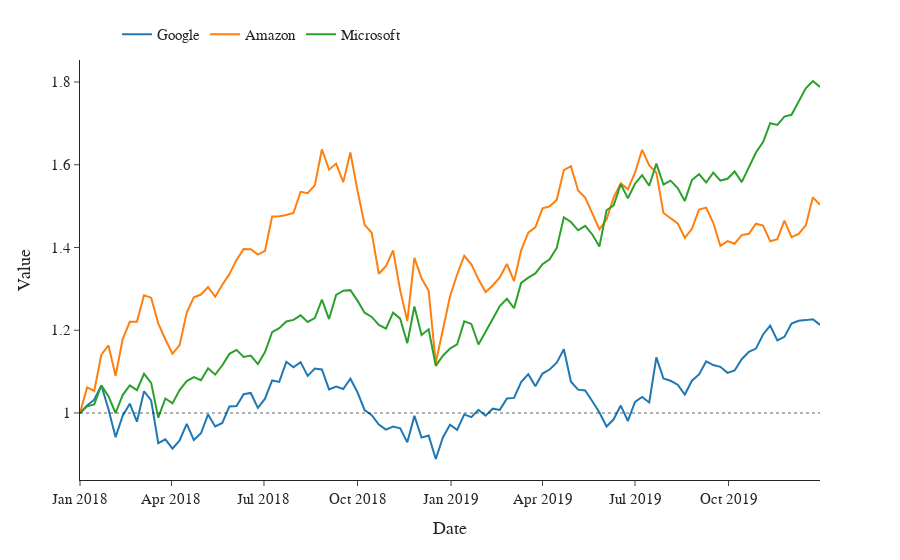

Notebook source saved alongside this figure:
### Code cell
fig = px.line(stocks.rename(columns=dict(GOOG="Google", AMZN="Amazon", MSFT="Microsoft")), 
        x="date", y=["Google", "Amazon", "Microsoft"], 
        template="simple_white", 
        labels=dict(variable="Company", date="Date", value="Value"),
        hover_name="variable", hover_data=dict(variable=False))

fig.update_layout(font_family="Rockwell", font_size=15,
                  legend=dict(orientation="h", title="", x=0.05, y=1.1))

fig.add_hline(y=1, line_width=2, line_dash="dot")
fig.show()
fig.write_html("../html/stocks.html")
# fig.write_image("../html/stocks.png")

### Figure 1 — Plotly figure (JSON) as saved in the notebook; plotly's stock layout.template omitted (floating-point values rounded to 4 significant figures)
{"data": [{"customdata": [["Google"], ["Google"], ["Google"], ["Google"], ["Google"], ["Google"], ["Google"], ["Google"], ["Google"], ["Google"], ["Google"], ["Google"], ["Google"], ["Google"], ["Google"], ["Google"], ["Google"], ["Google"], ["Google"], ["Google"], ["Google"], ["Google"], ["Google"], ["Google"], ["Google"], ["Google"], ["Google"], ["Google"], ["Google"], ["Google"], ["Google"], ["Google"], ["Google"], ["Google"], ["Google"], ["Google"], ["Google"], ["Google"], ["Google"], ["Google"], ["Google"], ["Google"], ["Google"], ["Google"], ["Google"], ["Google"], ["Google"], ["Google"], ["Google"], ["Google"], ["Google"], ["Google"], ["Google"], ["Google"], ["Google"], ["Google"], ["Google"], ["Google"], ["Google"], ["Google"], ["Google"], ["Google"], ["Google"], ["Google"], ["Google"], ["Google"], ["Google"], ["Google"], ["Google"], ["Google"], ["Google"], ["Google"], ["Google"], ["Google"], ["Google"], ["Google"], ["Google"], ["Google"], ["Google"], ["Google"], ["Google"], ["Google"], ["Google"], ["Google"], ["Google"], ["Google"], ["Google"], ["Google"], ["Google"], ["Google"], ["Google"], ["Google"], ["Google"], ["Google"], ["Google"], ["Google"], ["Google"], ["Google"], ["Google"], ["Google"], ["Google"], ["Google"], ["Google"], ["Google"], ["Google"]], "hovertemplate": "<b>%{hovertext}</b><br><br>Date=%{x}<br>Value=%{y}<extra></extra>", "hovertext": ["Google", "Google", "Google", "Google", "Google", "Google", "Google", "Google", "Google", "Google", "Google", "Google", "Google", "Google", "Google", "Google", "Google", "Google", "Google", "Google", "Google", "Google", "Google", "Google", "Google", "Google", "Google", "Google", "Google", "Google", "Google", "Google", "Google", "Google", "Google", "Google", "Google", "Google", "Google", "Google", "Google", "Google", "Google", "Google", "Google", "Google", "Google", "Google", "Google", "Google", "Google", "Google", "Google", "Google", "Google", "Google", "Google", "Google", "Google", "Google", "Google", "Google", "Google", "Google", "Google", "Google", "Google", "Google", "Google", "Google", "Google", "Google", "Google", "Google", "Google", "Google", "Google", "Google", "Google", "Google", "Google", "Google", "Google", "Google", "Google", "Google", "Google", "Google", "Google", "Google", "Google", "Google", "Google", "Google", "Google", "Google", "Google", "Google", "Google", "Google", "Google", "Google", "Google", "Google", "Google"], "legendgroup": "Google", "line": {"color": "#1F77B4", "dash": "solid"}, "marker": {"symbol": "circle"}, "mode": "lines", "name": "Google", "orientation": "v", "showlegend": true, "type": "scatter", "x": ["2018-01-01", "2018-01-08", "2018-01-15", "2018-01-22", "2018-01-29", "2018-02-05", "2018-02-12", "2018-02-19", "2018-02-26", "2018-03-05", "2018-03-12", "2018-03-19", "2018-03-26", "2018-04-02", "2018-04-09", "2018-04-16", "2018-04-23", "2018-04-30", "2018-05-07", "2018-05-14", "2018-05-21", "2018-05-28", "2018-06-04", "2018-06-11", "2018-06-18", "2018-06-25", "2018-07-02", "2018-07-09", "2018-07-16", "2018-07-23", "2018-07-30", "2018-08-06", "2018-08-13", "2018-08-20", "2018-08-27", "2018-09-03", "2018-09-10", "2018-09-17", "2018-09-24", "2018-10-01", "2018-10-08", "2018-10-15", "2018-10-22", "2018-10-29", "2018-11-05", "2018-11-12", "2018-11-19", "2018-11-26", "2018-12-03", "2018-12-10", "2018-12-17", "2018-12-24", "2018-12-31", "2019-01-07", "2019-01-14", "2019-01-21", "2019-01-28", "2019-02-04", "2019-02-11", "2019-02-18", "2019-02-25", "2019-03-04", "2019-03-11", "2019-03-18", "2019-03-25", "2019-04-01", "2019-04-08", "2019-04-15", "2019-04-22", "2019-04-29", "2019-05-06", "2019-05-13", "2019-05-20", "2019-05-27", "2019-06-03", "2019-06-10", "2019-06-17", "2019-06-24", "2019-07-01", "2019-07-08", "2019-07-15", "2019-07-22", "2019-07-29", "2019-08-05", "2019-08-12", "2019-08-19", "2019-08-26", "2019-09-02", "2019-09-09", "2019-09-16", "2019-09-23", "2019-09-30", "2019-10-07", "2019-10-14", "2019-10-21", "2019-10-28", "2019-11-04", "2019-11-11", "2019-11-18", "2019-11-25", "2019-12-02", "2019-12-09", "2019-12-16", "2019-12-23", "2019-12-30"], "xaxis": "x", "y": [1, 1.018, 1.032, 1.067, 1.009, 0.9415, 0.9933, 1.022, 0.9789, 1.052, 1.03, 0.9268, 0.9361, 0.9136, 0.9338, 0.9734, 0.9345, 0.951, 0.9964, 0.9675, 0.9759, 1.016, 1.017, 1.045, 1.048, 1.012, 1.034, 1.079, 1.075, 1.124, 1.11, 1.123, 1.09, 1.107, 1.105, 1.057, 1.064, 1.058, 1.083, 1.05, 1.007, 0.9948, 0.9721, 0.9597, 0.9673, 0.963, 0.9289, 0.9929, 0.9404, 0.9454, 0.8887, 0.9409, 0.9714, 0.9591, 0.9964, 0.9898, 1.008, 0.9935, 1.01, 1.007, 1.035, 1.036, 1.075, 1.094, 1.064, 1.095, 1.105, 1.122, 1.154, 1.075, 1.056, 1.054, 1.028, 1.001, 0.9672, 0.9847, 1.018, 0.9807, 1.027, 1.039, 1.025, 1.134, 1.083, 1.078, 1.068, 1.045, 1.078, 1.093, 1.125, 1.116, 1.111, 1.097, 1.103, 1.13, 1.148, 1.156, 1.19, 1.211, 1.175, 1.184, 1.216, 1.223, 1.224, 1.227, 1.213], "yaxis": "y"}, {"customdata": [["Amazon"], ["Amazon"], ["Amazon"], ["Amazon"], ["Amazon"], ["Amazon"], ["Amazon"], ["Amazon"], ["Amazon"], ["Amazon"], ["Amazon"], ["Amazon"], ["Amazon"], ["Amazon"], ["Amazon"], ["Amazon"], ["Amazon"], ["Amazon"], ["Amazon"], ["Amazon"], ["Amazon"], ["Amazon"], ["Amazon"], ["Amazon"], ["Amazon"], ["Amazon"], ["Amazon"], ["Amazon"], ["Amazon"], ["Amazon"], ["Amazon"], ["Amazon"], ["Amazon"], ["Amazon"], ["Amazon"], ["Amazon"], ["Amazon"], ["Amazon"], ["Amazon"], ["Amazon"], ["Amazon"], ["Amazon"], ["Amazon"], ["Amazon"], ["Amazon"], ["Amazon"], ["Amazon"], ["Amazon"], ["Amazon"], ["Amazon"], ["Amazon"], ["Amazon"], ["Amazon"], ["Amazon"], ["Amazon"], ["Amazon"], ["Amazon"], ["Amazon"], ["Amazon"], ["Amazon"], ["Amazon"], ["Amazon"], ["Amazon"], ["Amazon"], ["Amazon"], ["Amazon"], ["Amazon"], ["Amazon"], ["Amazon"], ["Amazon"], ["Amazon"], ["Amazon"], ["Amazon"], ["Amazon"], ["Amazon"], ["Amazon"], ["Amazon"], ["Amazon"], ["Amazon"], ["Amazon"], ["Amazon"], ["Amazon"], ["Amazon"], ["Amazon"], ["Amazon"], ["Amazon"], ["Amazon"], ["Amazon"], ["Amazon"], ["Amazon"], ["Amazon"], ["Amazon"], ["Amazon"], ["Amazon"], ["Amazon"], ["Amazon"], ["Amazon"], ["Amazon"], ["Amazon"], ["Amazon"], ["Amazon"], ["Amazon"], ["Amazon"], ["Amazon"], ["Amazon"]], "hovertemplate": "<b>%{hovertext}</b><br><br>Date=%{x}<br>Value=%{y}<extra></extra>", "hovertext": ["Amazon", "Amazon", "Amazon", "Amazon", "Amazon", "Amazon", "Amazon", "Amazon", "Amazon", "Amazon", "Amazon", "Amazon", "Amazon", "Amazon", "Amazon", "Amazon", "Amazon", "Amazon", "Amazon", "Amazon", "Amazon", "Amazon", "Amazon", "Amazon", "Amazon", "Amazon", "Amazon", "Amazon", "Amazon", "Amazon", "Amazon", "Amazon", "Amazon", "Amazon", "Amazon", "Amazon", "Amazon", "Amazon", "Amazon", "Amazon", "Amazon", "Amazon", "Amazon", "Amazon", "Amazon", "Amazon", "Amazon", "Amazon", "Amazon", "Amazon", "Amazon", "Amazon", "Amazon", "Amazon", "Amazon", "Amazon", "Amazon", "Amazon", "Amazon", "Amazon", "Amazon", "Amazon", "Amazon", "Amazon", "Amazon", "Amazon", "Amazon", "Amazon", "Amazon", "Amazon", "Amazon", "Amazon", "Amazon", "Amazon", "Amazon", "Amazon", "Amazon", "Amazon", "Amazon", "Amazon", "Amazon", "Amazon", "Amazon", "Amazon", "Amazon", "Amazon", "Amazon", "Amazon", "Amazon", "Amazon", "Amazon", "Amazon", "Amazon", "Amazon", "Amazon", "Amazon", "Amazon", "Amazon", "Amazon", "Amazon", "Amazon", "Amazon", "Amazon", "Amazon", "Amazon"], "legendgroup": "Amazon", "line": {"color": "#FF7F0E", "dash": "solid"}, "marker": {"symbol": "circle"}, "mode": "lines", "name": "Amazon", "orientation": "v", "showlegend": true, "type": "scatter", "x": ["2018-01-01", "2018-01-08", "2018-01-15", "2018-01-22", "2018-01-29", "2018-02-05", "2018-02-12", "2018-02-19", "2018-02-26", "2018-03-05", "2018-03-12", "2018-03-19", "2018-03-26", "2018-04-02", "2018-04-09", "2018-04-16", "2018-04-23", "2018-04-30", "2018-05-07", "2018-05-14", "2018-05-21", "2018-05-28", "2018-06-04", "2018-06-11", "2018-06-18", "2018-06-25", "2018-07-02", "2018-07-09", "2018-07-16", "2018-07-23", "2018-07-30", "2018-08-06", "2018-08-13", "2018-08-20", "2018-08-27", "2018-09-03", "2018-09-10", "2018-09-17", "2018-09-24", "2018-10-01", "2018-10-08", "2018-10-15", "2018-10-22", "2018-10-29", "2018-11-05", "2018-11-12", "2018-11-19", "2018-11-26", "2018-12-03", "2018-12-10", "2018-12-17", "2018-12-24", "2018-12-31", "2019-01-07", "2019-01-14", "2019-01-21", "2019-01-28", "2019-02-04", "2019-02-11", "2019-02-18", "2019-02-25", "2019-03-04", "2019-03-11", "2019-03-18", "2019-03-25", "2019-04-01", "2019-04-08", "2019-04-15", "2019-04-22", "2019-04-29", "2019-05-06", "2019-05-13", "2019-05-20", "2019-05-27", "2019-06-03", "2019-06-10", "2019-06-17", "2019-06-24", "2019-07-01", "2019-07-08", "2019-07-15", "2019-07-22", "2019-07-29", "2019-08-05", "2019-08-12", "2019-08-19", "2019-08-26", "2019-09-02", "2019-09-09", "2019-09-16", "2019-09-23", "2019-09-30", "2019-10-07", "2019-10-14", "2019-10-21", "2019-10-28", "2019-11-04", "2019-11-11", "2019-11-18", "2019-11-25", "2019-12-02", "2019-12-09", "2019-12-16", "2019-12-23", "2019-12-30"], "xaxis": "x", "y": [1, 1.062, 1.053, 1.141, 1.163, 1.09, 1.179, 1.22, 1.221, 1.285, 1.279, 1.217, 1.178, 1.143, 1.164, 1.243, 1.279, 1.286, 1.304, 1.281, 1.31, 1.336, 1.37, 1.396, 1.396, 1.383, 1.392, 1.475, 1.476, 1.478, 1.483, 1.535, 1.531, 1.55, 1.637, 1.588, 1.603, 1.558, 1.63, 1.537, 1.455, 1.435, 1.337, 1.355, 1.393, 1.296, 1.222, 1.375, 1.325, 1.295, 1.121, 1.202, 1.282, 1.335, 1.38, 1.359, 1.323, 1.292, 1.308, 1.327, 1.36, 1.319, 1.393, 1.436, 1.449, 1.495, 1.499, 1.515, 1.587, 1.597, 1.538, 1.521, 1.483, 1.444, 1.468, 1.521, 1.555, 1.541, 1.581, 1.636, 1.598, 1.581, 1.483, 1.471, 1.458, 1.423, 1.445, 1.492, 1.496, 1.46, 1.404, 1.415, 1.409, 1.43, 1.433, 1.457, 1.453, 1.415, 1.42, 1.465, 1.425, 1.433, 1.453, 1.521, 1.503], "yaxis": "y"}, {"customdata": [["Microsoft"], ["Microsoft"], ["Microsoft"], ["Microsoft"], ["Microsoft"], ["Microsoft"], ["Microsoft"], ["Microsoft"], ["Microsoft"], ["Microsoft"], ["Microsoft"], ["Microsoft"], ["Microsoft"], ["Microsoft"], ["Microsoft"], ["Microsoft"], ["Microsoft"], ["Microsoft"], ["Microsoft"], ["Microsoft"], ["Microsoft"], ["Microsoft"], ["Microsoft"], ["Microsoft"], ["Microsoft"], ["Microsoft"], ["Microsoft"], ["Microsoft"], ["Microsoft"], ["Microsoft"], ["Microsoft"], ["Microsoft"], ["Microsoft"], ["Microsoft"], ["Microsoft"], ["Microsoft"], ["Microsoft"], ["Microsoft"], ["Microsoft"], ["Microsoft"], ["Microsoft"], ["Microsoft"], ["Microsoft"], ["Microsoft"], ["Microsoft"], ["Microsoft"], ["Microsoft"], ["Microsoft"], ["Microsoft"], ["Microsoft"], ["Microsoft"], ["Microsoft"], ["Microsoft"], ["Microsoft"], ["Microsoft"], ["Microsoft"], ["Microsoft"], ["Microsoft"], ["Microsoft"], ["Microsoft"], ["Microsoft"], ["Microsoft"], ["Microsoft"], ["Microsoft"], ["Microsoft"], ["Microsoft"], ["Microsoft"], ["Microsoft"], ["Microsoft"], ["Microsoft"], ["Microsoft"], ["Microsoft"], ["Microsoft"], ["Microsoft"], ["Microsoft"], ["Microsoft"], ["Microsoft"], ["Microsoft"], ["Microsoft"], ["Microsoft"], ["Microsoft"], ["Microsoft"], ["Microsoft"], ["Microsoft"], ["Microsoft"], ["Microsoft"], ["Microsoft"], ["Microsoft"], ["Microsoft"], ["Microsoft"], ["Microsoft"], ["Microsoft"], ["Microsoft"], ["Microsoft"], ["Microsoft"], ["Microsoft"], ["Microsoft"], ["Microsoft"], ["Microsoft"], ["Microsoft"], ["Microsoft"], ["Microsoft"], ["Microsoft"], ["Microsoft"], ["Microsoft"]], "hovertemplate": "<b>%{hovertext}</b><br><br>Date=%{x}<br>Value=%{y}<extra></extra>", "hovertext": ["Microsoft", "Microsoft", "Microsoft", "Microsoft", "Microsoft", "Microsoft", "Microsoft", "Microsoft", "Microsoft", "Microsoft", "Microsoft", "Microsoft", "Microsoft", "Microsoft", "Microsoft", "Microsoft", "Microsoft", "Microsoft", "Microsoft", "Microsoft", "Microsoft", "Microsoft", "Microsoft", "Microsoft", "Microsoft", "Microsoft", "Microsoft", "Microsoft", "Microsoft", "Microsoft", "Microsoft", "Microsoft", "Microsoft", "Microsoft", "Microsoft", "Microsoft", "Microsoft", "Microsoft", "Microsoft", "Microsoft", "Microsoft", "Microsoft", "Microsoft", "Microsoft", "Microsoft", "Microsoft", "Microsoft", "Microsoft", "Microsoft", "Microsoft", "Microsoft", "Microsoft", "Microsoft", "Microsoft", "Microsoft", "Microsoft", "Microsoft", "Microsoft", "Microsoft", "Microsoft", "Microsoft", "Microsoft", "Microsoft", "Microsoft", "Microsoft", "Microsoft", "Microsoft", "Microsoft", "Microsoft", "Microsoft", "Microsoft", "Microsoft", "Microsoft", "Microsoft", "Microsoft", "Microsoft", "Microsoft", "Microsoft", "Microsoft", "Microsoft", "Microsoft", "Microsoft", "Microsoft", "Microsoft", "Microsoft", "Microsoft", "Microsoft", "Microsoft", "Microsoft", "Microsoft", "Microsoft", "Microsoft", "Microsoft", "Microsoft", "Microsoft", "Microsoft", "Microsoft", "Microsoft", "Microsoft", "Microsoft", "Microsoft", "Microsoft", "Microsoft", "Microsoft", "Microsoft"], "legendgroup": "Microsoft", "line": {"color": "#2CA02C", "dash": "solid"}, "marker": {"symbol": "circle"}, "mode": "lines", "name": "Microsoft", "orientation": "v", "showlegend": true, "type": "scatter", "x": ["2018-01-01", "2018-01-08", "2018-01-15", "2018-01-22", "2018-01-29", "2018-02-05", "2018-02-12", "2018-02-19", "2018-02-26", "2018-03-05", "2018-03-12", "2018-03-19", "2018-03-26", "2018-04-02", "2018-04-09", "2018-04-16", "2018-04-23", "2018-04-30", "2018-05-07", "2018-05-14", "2018-05-21", "2018-05-28", "2018-06-04", "2018-06-11", "2018-06-18", "2018-06-25", "2018-07-02", "2018-07-09", "2018-07-16", "2018-07-23", "2018-07-30", "2018-08-06", "2018-08-13", "2018-08-20", "2018-08-27", "2018-09-03", "2018-09-10", "2018-09-17", "2018-09-24", "2018-10-01", "2018-10-08", "2018-10-15", "2018-10-22", "2018-10-29", "2018-11-05", "2018-11-12", "2018-11-19", "2018-11-26", "2018-12-03", "2018-12-10", "2018-12-17", "2018-12-24", "2018-12-31", "2019-01-07", "2019-01-14", "2019-01-21", "2019-01-28", "2019-02-04", "2019-02-11", "2019-02-18", "2019-02-25", "2019-03-04", "2019-03-11", "2019-03-18", "2019-03-25", "2019-04-01", "2019-04-08", "2019-04-15", "2019-04-22", "2019-04-29", "2019-05-06", "2019-05-13", "2019-05-20", "2019-05-27", "2019-06-03", "2019-06-10", "2019-06-17", "2019-06-24", "2019-07-01", "2019-07-08", "2019-07-15", "2019-07-22", "2019-07-29", "2019-08-05", "2019-08-12", "2019-08-19", "2019-08-26", "2019-09-02", "2019-09-09", "2019-09-16", "2019-09-23", "2019-09-30", "2019-10-07", "2019-10-14", "2019-10-21", "2019-10-28", "2019-11-04", "2019-11-11", "2019-11-18", "2019-11-25", "2019-12-02", "2019-12-09", "2019-12-16", "2019-12-23", "2019-12-30"], "xaxis": "x", "y": [1, 1.016, 1.021, 1.067, 1.041, 0.9999, 1.043, 1.067, 1.055, 1.095, 1.073, 0.9885, 1.035, 1.023, 1.055, 1.077, 1.087, 1.079, 1.108, 1.093, 1.115, 1.143, 1.152, 1.135, 1.139, 1.118, 1.147, 1.195, 1.205, 1.221, 1.225, 1.236, 1.22, 1.229, 1.274, 1.227, 1.286, 1.296, 1.297, 1.271, 1.242, 1.232, 1.213, 1.204, 1.242, 1.228, 1.169, 1.257, 1.189, 1.202, 1.114, 1.138, 1.156, 1.166, 1.221, 1.215, 1.165, 1.198, 1.227, 1.258, 1.276, 1.253, 1.314, 1.327, 1.337, 1.359, 1.371, 1.399, 1.473, 1.462, 1.442, 1.452, 1.431, 1.402, 1.49, 1.502, 1.553, 1.519, 1.554, 1.575, 1.549, 1.603, 1.552, 1.562, 1.544, 1.513, 1.563, 1.577, 1.557, 1.581, 1.562, 1.566, 1.584, 1.558, 1.596, 1.63, 1.655, 1.701, 1.696, 1.717, 1.721, 1.752, 1.785, 1.802, 1.788], "yaxis": "y"}], "layout": {"font": {"family": "Rockwell", "size": 15}, "legend": {"orientation": "h", "title": {"text": ""}, "tracegroupgap": 0, "x": 0.05, "y": 1.1}, "margin": {"t": 60}, "shapes": [{"line": {"dash": "dot", "width": 2}, "type": "line", "x0": 0, "x1": 1, "xref": "x domain", "y0": 1, "y1": 1, "yref": "y"}], "xaxis": {"anchor": "y", "domain": [0, 1], "title": {"text": "Date"}}, "yaxis": {"anchor": "x", "domain": [0, 1], "title": {"text": "Value"}}}}
